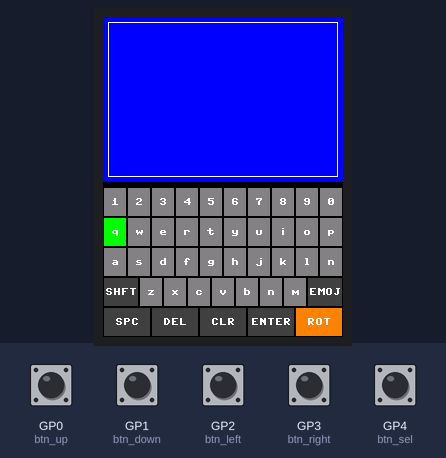
The program below on a simulated Raspberry Pi Pico running MicroPython. On the bench: 240×320 colour display. The test bench sets the inputs (shaded band); at power-on: GP0 (btn_up), GP1 (btn_down), GP2 (btn_left), GP3 (btn_right), GP4 (btn_sel) HIGH.

Above: at 0.8 s.
3.7 s: GP4 (btn_sel) pulled LOW for 1 s
At 5.4 s:
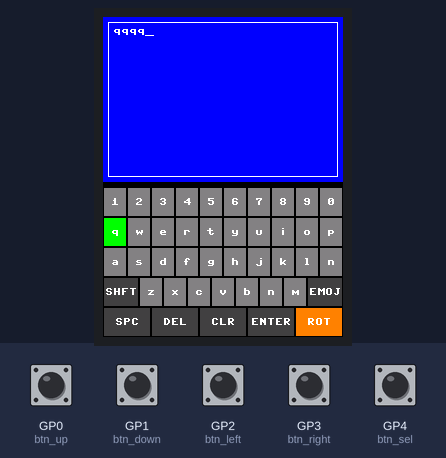
7.7 s: GP0 (btn_up) pulled LOW for 0.15 s
At 9.1 s:
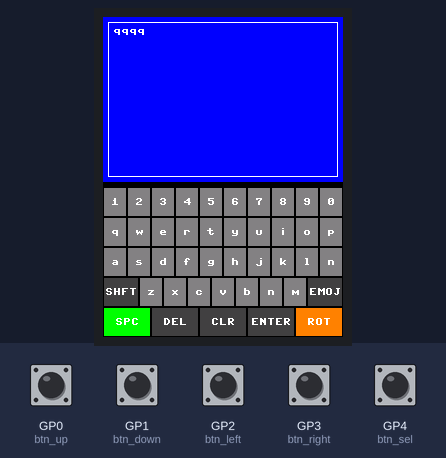
10.8 s: GP1 (btn_down) pulled LOW for 1 s
At 11.09 s:
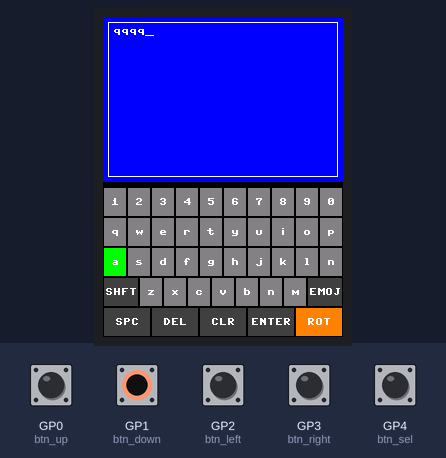
13.3 s: GP2 (btn_left) pulled LOW for 0.15 s
At 14.2 s:
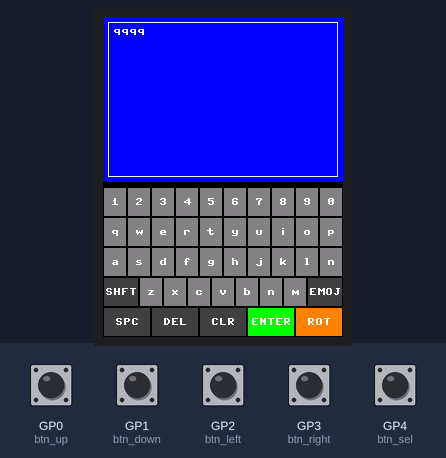
14.9 s: GP3 (btn_right) pulled LOW for 1 s
At 16.9 s:
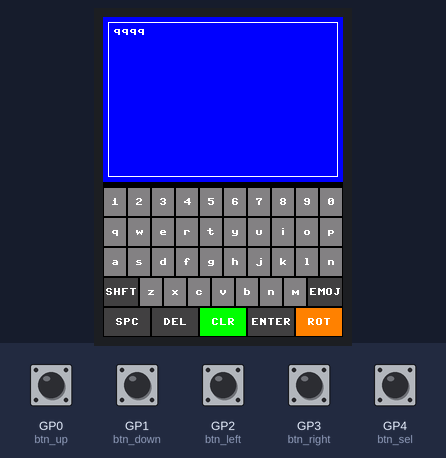
17.4 s: GP0 (btn_up) pulled LOW for 1 s
At 20.1 s:
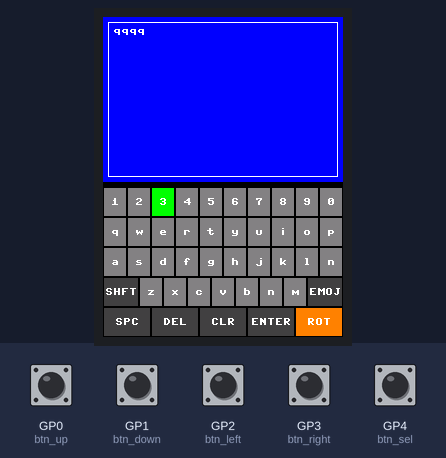
Timing chart, 0 to 20.9 s (numbered marks = the images above; inputs shaded):
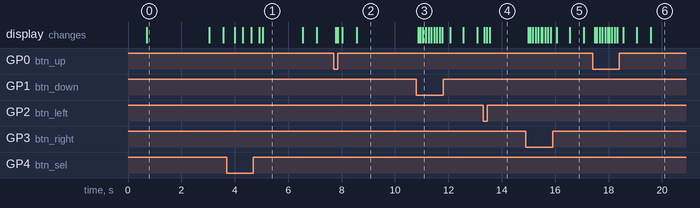

Measured:
- after the input at 3.7 s, the display: first changes after 0.30 s (image 1 shows a later state)
- after the input at 7.7 s, the display: first changes after 0.08 s (image 2 shows a later state)
- after the input at 10.8 s, the display: first changes after 0.07 s (image 3 shows a later state)
- after the input at 13.3 s, the display: first changes at once (image 4 shows a later state)
- after the input at 14.9 s, the display: first changes after 0.09 s (image 5 shows a later state)
- after the input at 17.4 s, the display: first changes after 0.08 s (image 6 shows a later state)

The program:

demo_keyboard.py
```python
import machine
import time
import struct
import framebuf
from micropython import const

# --- DRIVER ST7789 ---
ST7789_SWRESET = const(0x01)
ST7789_SLPOUT  = const(0x11)
ST7789_NORON   = const(0x13)
ST7789_INVON   = const(0x21)
ST7789_DISPON  = const(0x29)
ST7789_CASET   = const(0x2A)
ST7789_RASET   = const(0x2B)
ST7789_RAMWR   = const(0x2C)
ST7789_MADCTL  = const(0x36)
ST7789_COLMOD  = const(0x3A)

class ST7789:
    def __init__(self, spi, width, height, reset, dc, cs, backlight=None):
        self.width = width
        self.height = height
        self.spi = spi
        self.reset = reset
        self.dc = dc
        self.cs = cs
        self.backlight = backlight
        self.cs.init(machine.Pin.OUT, value=1)
        self.dc.init(machine.Pin.OUT, value=0)
        self.reset.init(machine.Pin.OUT, value=1)
        if self.backlight:
            self.backlight.init(machine.Pin.OUT, value=1)
        self.init_display()

    def write_cmd(self, cmd):
        self.dc.value(0)
        self.cs.value(0)
        self.spi.write(bytearray([cmd]))
        self.cs.value(1)

    def write_data(self, data):
        self.dc.value(1)
        self.cs.value(0)
        self.spi.write(data)
        self.cs.value(1)

    def init_display(self):
        self.reset.value(1)
        time.sleep_ms(50)
        self.reset.value(0)
        time.sleep_ms(50)
        self.reset.value(1)
        time.sleep_ms(150)
        self.write_cmd(ST7789_SWRESET)
        time.sleep_ms(150)
        self.write_cmd(ST7789_SLPOUT)
        time.sleep_ms(255)
        self.write_cmd(ST7789_COLMOD)
        self.write_data(bytearray([0x55]))
        self.write_cmd(ST7789_INVON)
        self.write_cmd(ST7789_NORON)
        self.write_cmd(ST7789_DISPON)

    def set_window(self, x0, y0, x1, y1):
        self.write_cmd(ST7789_CASET)
        self.write_data(struct.pack(">HH", x0, x1))
        self.write_cmd(ST7789_RASET)
        self.write_data(struct.pack(">HH", y0, y1))
        self.write_cmd(ST7789_RAMWR)

    def show_buffer(self, buffer):
        self.set_window(0, 0, self.width - 1, self.height - 1)
        self.dc.value(1)
        self.cs.value(0)
        self.spi.write(buffer)
        self.cs.value(1)

    def rotate(self, rotation):
        madctl_val = 0
        if rotation == 0:   # Portrait
            madctl_val = 0x00
            self.width, self.height = 240, 320
        elif rotation == 1: # Landscape
            madctl_val = 0x60
            self.width, self.height = 320, 240
        elif rotation == 2: # Portrait Inv
            madctl_val = 0xC0
            self.width, self.height = 240, 320
        elif rotation == 3: # Landscape Inv
            madctl_val = 0xA0
            self.width, self.height = 320, 240

        self.write_cmd(ST7789_MADCTL)
        self.write_data(bytearray([madctl_val]))

# --- HARDWARE ---
spi = machine.SPI(1, baudrate=40_000_000, polarity=1, phase=1, sck=machine.Pin(10), mosi=machine.Pin(11))
display = ST7789(spi, 240, 320, machine.Pin(12), machine.Pin(8), machine.Pin(9), machine.Pin(13))

btn_up    = machine.Pin(0, machine.Pin.IN, machine.Pin.PULL_UP)
btn_down  = machine.Pin(1, machine.Pin.IN, machine.Pin.PULL_UP)
btn_left  = machine.Pin(2, machine.Pin.IN, machine.Pin.PULL_UP)
btn_right = machine.Pin(3, machine.Pin.IN, machine.Pin.PULL_UP)
btn_sel   = machine.Pin(4, machine.Pin.IN, machine.Pin.PULL_UP)

# --- COLORES ---
def swap_bytes(color):
    return ((color & 0xFF) << 8) | ((color >> 8) & 0xFF)

BLACK = swap_bytes(0x0000)
WHITE = swap_bytes(0xFFFF)
BLUE  = swap_bytes(0x001F)
RED   = swap_bytes(0xF800)
GREEN = swap_bytes(0x07E0)
GRAY  = swap_bytes(0x8410)
DARK_CMD = swap_bytes(0x4208)
ORANGE = swap_bytes(0xFC00)
MAGENTA = swap_bytes(0xF81F)
CYAN = swap_bytes(0x07FF)

# --- DEFINICION DE LAYOUTS ---

# Fila especial Z con Modificadores
# "z"..."m" son 7 letras. SHFT y EMOJ ocupan el resto.
ROW_Z_ALPHA = ["SHFT", "z", "x", "c", "v", "b", "n", "m", "EMOJ"]
ROW_Z_SYMB  = ["SHFT", "<", ">", "{", "}", "[", "]", "\\", "EMOJ"]

# Layout Alfanumérico
LAYOUT_ALPHA = [
    ["1", "2", "3", "4", "5", "6", "7", "8", "9", "0"],
    ["q", "w", "e", "r", "t", "y", "u", "i", "o", "p"],
    ["a", "s", "d", "f", "g", "h", "j", "k", "l", "n"],
    ROW_Z_ALPHA # Fila 3 modificada
]

# Layout Símbolos
LAYOUT_SYMBOLS = [
    ["!", "@", "#", "$", "%", "^", "&", "*", "(", ")"],
    ["-", "_", "=", "+", "/", "?", "~", "`", "|", "."],
    [";", ":", "'", "\"", ",", "XD", ":)", ":(", "<3", ":D"],
    ROW_Z_SYMB  # Fila 3 modificada
]

# Fila de Comandos (Nueva petición)
CMD_ROW = ["SPC", "DEL", "CLR", "ENTER", "ROT"]

# Variables de Estado
is_shift = False
is_emoji_mode = False

KEY_W_BASE = 0 # Ancho base (1/10 de pantalla)
KEY_H = 0
K_START_Y = 0
fbuf = None
buffer_raw = bytearray(320 * 240 * 2)

cursor_row = 1
cursor_col = 0
message = ""
current_rotation = 2

def update_layout_metrics():
    global KEY_W_BASE, KEY_H, K_START_Y, fbuf
    w = display.width
    h = display.height
    fbuf = framebuf.FrameBuffer(buffer_raw, w, h, framebuf.RGB565)

    KEY_W_BASE = w // 10 # Ancho estándar de una tecla (10 columnas)

    if h < 300: KEY_H = 25
    else: KEY_H = 30

    keyboard_total_height = KEY_H * 5 # 5 filas total
    K_START_Y = h - keyboard_total_height

display.rotate(current_rotation)
update_layout_metrics()

def get_char_for_display(base_char):
    if len(base_char) > 1: return base_char
    if is_emoji_mode: return base_char
    if is_shift: return base_char.upper()
    else: return base_char.lower()

def draw_multiline_text(text, x, y, color):
    lines = text.split('\n')
    available_height = K_START_Y - 10
    calculated_max_lines = available_height // 10
    if len(lines) > calculated_max_lines:
        lines = lines[-calculated_max_lines:]
    for i, line in enumerate(lines):
        fbuf.text(line, x, y + (i * 10), color)
    return len(lines)

def draw_interface():
    fbuf.fill(BLACK)
    w = display.width

    active_grid = LAYOUT_SYMBOLS if is_emoji_mode else LAYOUT_ALPHA

    # Area Texto
    text_area_h = K_START_Y - 5
    fbuf.rect(0, 0, w, text_area_h, BLUE, True)
    fbuf.rect(5, 5, w - 10, text_area_h - 10, WHITE, False)
    lines_drawn = draw_multiline_text(message, 10, 10, WHITE)

    if (time.ticks_ms() // 500) % 2 == 0:
        cursor_y = 10 + ((lines_drawn - 1) * 10)
        if cursor_y < 10: cursor_y = 10
        lines = message.split('\n')
        last_line = lines[-1] if lines else ""
        cursor_x = 10 + (len(last_line) * 8)
        fbuf.line(cursor_x, cursor_y + 8, cursor_x + 8, cursor_y + 8, WHITE)

    # --- DIBUJAR TECLADO CON GEOMETRIA VARIABLE ---
    y_pos = K_START_Y
    full_layout = active_grid + [CMD_ROW]

    for r_idx, row in enumerate(full_layout):
        row_len = len(row)
        current_x = 0 # Acumulador de posición X

        for c_idx, char in enumerate(row):
            # --- CALCULO DE ANCHO DE TECLA ---
            this_key_w = KEY_W_BASE # Por defecto

            if r_idx == 3: # Fila Z (SHFT...EMOJ)
                # Tenemos 7 teclas normales y 2 anchas.
                # Ancho disponible para las 2 anchas = AnchoTotal - (7 * Base)
                width_for_specials = w - (7 * KEY_W_BASE)

                if c_idx == 0 or c_idx == (row_len - 1): # Primera o Ultima (SHFT/EMOJ)
                    this_key_w = width_for_specials // 2
                else:
                    this_key_w = KEY_W_BASE

            elif r_idx == 4: # Fila Comandos (5 botones)
                this_key_w = w // row_len

            # --- DIBUJADO ---
            is_selected = (r_idx == cursor_row and c_idx == cursor_col)

            bg_color = GRAY

            # Colores Lógicos
            if char == "SHFT":
                bg_color = MAGENTA if is_shift else DARK_CMD
            elif char == "EMOJ":
                bg_color = CYAN if is_emoji_mode else DARK_CMD
            elif char == "ROT":
                bg_color = ORANGE
            elif r_idx == 4: # Otros comandos
                bg_color = DARK_CMD

            if is_selected:
                bg_color = GREEN

            # Dibujar rectangulo en current_x
            fbuf.rect(current_x + 1, y_pos + 1, this_key_w - 2, KEY_H - 2, bg_color, True)

            display_text = get_char_for_display(char)

            # Centrado
            text_pixel_len = len(display_text) * 8
            text_x = current_x + (this_key_w // 2) - (text_pixel_len // 2)
            text_y = y_pos + (KEY_H // 2) - 4
            fbuf.text(display_text, text_x, text_y, WHITE)

            current_x += this_key_w # Avanzar X

        y_pos += KEY_H

    display.show_buffer(buffer_raw)

def handle_input():
    global cursor_row, cursor_col, message, is_shift, is_emoji_mode, current_rotation

    active_grid = LAYOUT_SYMBOLS if is_emoji_mode else LAYOUT_ALPHA
    full_layout = active_grid + [CMD_ROW]

    time.sleep(0.05)

    if btn_up.value() == 0:
        cursor_row -= 1
        if cursor_row < 0: cursor_row = len(full_layout) - 1
        cursor_col = min(cursor_col, len(full_layout[cursor_row]) - 1)
        return True

    if btn_down.value() == 0:
        cursor_row += 1
        if cursor_row >= len(full_layout): cursor_row = 0
        cursor_col = min(cursor_col, len(full_layout[cursor_row]) - 1)
        return True

    if btn_left.value() == 0:
        cursor_col -= 1
        if cursor_col < 0:
            cursor_col = len(full_layout[cursor_row]) - 1
        return True

    if btn_right.value() == 0:
        cursor_col += 1
        if cursor_col >= len(full_layout[cursor_row]):
            cursor_col = 0
        return True

    if btn_sel.value() == 0:
        char_key = full_layout[cursor_row][cursor_col]

        if char_key == "SHFT":
            is_shift = not is_shift
        elif char_key == "EMOJ":
            is_emoji_mode = not is_emoji_mode
            cursor_row = 3 # Mantenerse en fila segura
            cursor_col = 8 # Ir al boton EMOJ (ahora a la derecha)
        elif char_key == "ROT":
            current_rotation += 1
            if current_rotation > 3: current_rotation = 0
            display.rotate(current_rotation)
            update_layout_metrics()
        elif char_key == "SPC":
            message += " "
        elif char_key == "DEL":
            if len(message) > 0: message = message[:-1]
        elif char_key == "CLR":
            message = ""
        elif char_key == "ENTER":
            message += "\n"
        else:
            message += get_char_for_display(char_key)

        time.sleep(0.2)
        return True

    return False

# --- LOOP ---
draw_interface()

while True:
    if handle_input():
        draw_interface()

    if (time.ticks_ms() % 500) < 50:
         draw_interface()

    time.sleep(0.01)
```
